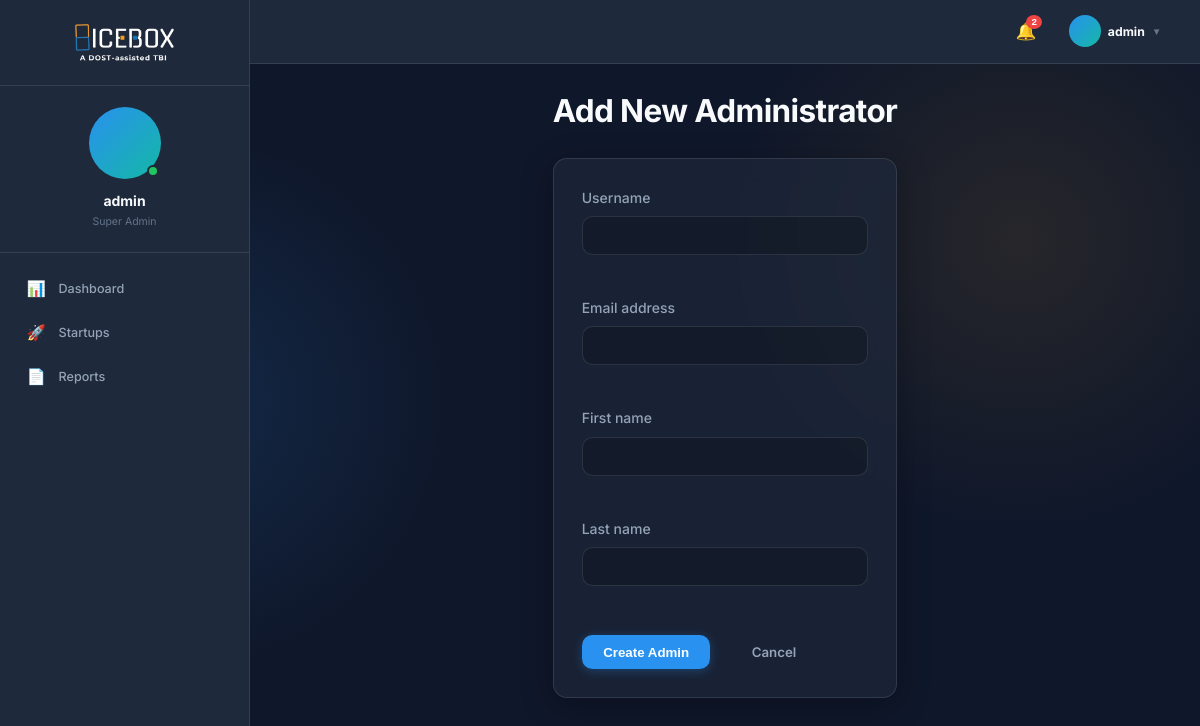
The page /super-admin/add-admin/ (signed in) on the database its author committed.
### incubator/models.py (models this page shows, shortened)
class User(AbstractUser):
    ROLE_CHOICES = (
        ('super_admin', 'Super Admin'),
        ('admin', 'Admin'),
        ('incubatee', 'Incubatee'),
    )
    role = models.CharField(max_length=20, choices=ROLE_CHOICES, default='incubatee')
    middle_name = models.CharField(max_length=100, blank=True, null=True)
    contact_number = models.CharField(max_length=20, blank=True, null=True)
    profile_picture = models.ImageField(upload_to='profile_pictures/', blank=True, null=True)
    created_by = models.ForeignKey('self', on_delete=models.SET_NULL, null=True, blank=True)

### incubator/views.py (the view)
# urls.py: path('super-admin/add-admin/', views.add_admin, name='add_admin'),
@login_required
def add_admin(request):
    if request.user.role != 'super_admin':
        return redirect('dashboard')
    if request.method == 'POST':
        form = AdminCreationForm(request.POST)
        if form.is_valid():
            admin_user = form.save(commit=False)
            admin_user.created_by = request.user
            admin_user.save()
            messages.success(request, f'Admin {admin_user.username} created!')
            return redirect('dashboard')
    else:
        form = AdminCreationForm()
    return render(request, 'super_admin/add_admin.html', {'form': form})

### incubator/forms.py (shortened to what this page needs)
class AdminCreationForm(forms.ModelForm):
    class Meta:
        model = User
        fields = ['username', 'email', 'first_name', 'last_name']
        widgets = {
            'username': forms.TextInput(attrs={'class': 'form-control'}),
            'email': forms.EmailInput(attrs={'class': 'form-control'}),
            'first_name': forms.TextInput(attrs={'class': 'form-control'}),
            'last_name': forms.TextInput(attrs={'class': 'form-control'}),
        }

### incubator/context_processors.py (called while the page is built)
def notifications(request):
    if request.user.is_authenticated:
        unread = request.user.notifications.filter(is_read=False).order_by('-created_at')
        return {
            'unread_notifications': unread,
            'unread_notifications_count': unread.count()
        }
    return {
        'unread_notifications': [],
        'unread_notifications_count': 0
    }

### templates/super_admin/add_admin.html (shortened to what this page needs)
{% extends 'base.html' %}
{% block content %}
<div class="flex justify-center">
    <div class="w-full max-w-xl">
        <h1 class="heading-lg mb-lg">Add New Administrator</h1>
        <div class="glass-card">
            <form method="post">
                <div class="grid gap-md">
                    {% for field in form %}
                    <div class="form-group">
                        <label for="{{ field.id_for_label }}" class="form-label">{{ field.label }}</label>
                        {{ field }}
                    </div>
                    {% endfor %}
                </div>
                <div class="flex items-center gap-md mt-lg">
                    <button type="submit" class="btn btn-primary">Create Admin</button>
                    <a href="{% url 'dashboard' %}" class="btn btn-ghost">Cancel</a>
                </div>
            </form>
        </div>
    </div>
</div>
{% endblock %}

### templates/base.html (shortened to what this page needs)
{% load static %}
<!DOCTYPE html>
<html lang="en">
<head>
    <link rel="stylesheet" href="https://cdn.jsdelivr.net/npm/bootstrap-icons@1.11.3/font/bootstrap-icons.min.css">
    <link rel="stylesheet" href="{% static 'css/main.css' %}">
</head>
<body>
    {% if user.is_authenticated %}
    <div class="app-layout">
        <aside class="sidebar">
            <div class="sidebar-logo">
                <a href="{% url 'dashboard' %}">
                    <img src="{% static 'img/logo-dark-mode.png' %}" alt="Icebox Logo" class="logo-dark">
                </a>
            </div>
            <div class="sidebar-profile">
                {% if user.profile_picture %}
                    <img src="{{ user.profile_picture.url }}" alt="{{ user.username }}" class="sidebar-avatar" style="object-fit: cover;">
                {% else %}
                    <div class="sidebar-avatar">
                    </div>
                {% endif %}
                <div class="sidebar-username">{{ user.get_full_name|default:user.username }}</div>
                <div class="sidebar-role">{{ user.get_role_display }}</div>
            </div>
            <nav class="sidebar-nav">
                <a href="{% url 'dashboard' %}"
                    class="sidebar-link {% if request.resolver_match.url_name == 'dashboard' %}active{% endif %}">
                    <span class="sidebar-icon">📊</span> Dashboard
                </a>
                {% if user.role == 'admin' or user.role == 'super_admin' %}
                <a href="{% url 'startups_list' %}"
                    class="sidebar-link {% if request.resolver_match.url_name == 'startups_list' or request.resolver_match.url_name == 'add_startup' %}active{% endif %}">
                    <span class="sidebar-icon">🚀</span> Startups
                </a>
                <a href="{% url 'reports' %}"
                    class="sidebar-link {% if 'report' in request.resolver_match.url_name %}active{% endif %}">
                    <span class="sidebar-icon">📄</span> Reports
                </a>
                {% endif %}
            </nav>
        </aside>
        <div class="main-content">
            <div class="topbar">
                <div style="position: relative;">
                    <button id="notification-toggle" class="nav-icon" aria-label="Notifications">
                        🔔
                        {% if unread_notifications_count > 0 %}
                        <span class="badge">{{ unread_notifications_count }}</span>
                        {% endif %}
                    </button>
                </div>
                <div class="topbar-user" id="user-menu-toggle">
                    {% if user.profile_picture %}
                    <img src="{{ user.profile_picture.url }}" alt="{{ user.username }}" class="topbar-user-avatar"
                        style="object-fit: cover;">
                    {% else %}
                    <div class="topbar-user-avatar">
                    </div>
                    {% endif %}
                    <span class="text-sm font-bold" style="color: var(--text-primary);">{{ user.username }}</span>
                    <span style="font-size: 0.7rem; color: var(--text-tertiary);">▼</span>
                </div>
            </div>
            <div class="main-body">
                {% endif %}
                {% block content %}
                {% endblock %}
                {% if user.is_authenticated %}
            </div>
        </div>
    </div>
    {% endif %}
</body>
</html>

### static/css/main.css (style rules this page uses)
:root { --brand-blue: #2991EF; --brand-orange: #F7AE2F; --brand-purple: #8B5CF6; --brand-teal: #14B8A6; --accent-color: var(--brand-blue); --accent-hover: #1c7ed6; --danger-color: #ef4444; --danger-bg: rgba(239, 68, 68, 0.1); --success-color: #22c55e; --success-bg: rgba(34, 197, 94, 0.1); --warning-color: #f59e0b; --warning-bg: rgba(245, 158, 11, 0.1); --info-color: #3b82f6; --info-bg: rgba(59, 130, 246, 0.1); --bg-color: #0F172A; --bg-secondary: #1E293B; --text-primary: #F8FAFC; --text-secondary: #94A3B8; --text-tertiary: #64748B; --border-color: rgba(255, 255, 255, 0.1); --glass-bg: rgba(30, 41, 59, 0.7); --glass-border: 1px solid rgba(255, 255, 255, 0.1); --glass-shadow: 0 8px 32px 0 rgba(0, 0, 0, 0.3); --glass-blur: blur(12px); --space-xs: 0.5rem; --space-sm: 1rem; --space-md: 1.5rem; --space-lg: 2rem; --space-xl: 3rem; --radius-sm: 0.375rem; --radius-md: 0.75rem; --radius-lg: 1rem; --radius-full: 9999px; --font-heading: 'Inter', sans-serif; --font-body: 'Inter', sans-serif; --bg-gradient-1: rgba(41, 145, 239, 0.15); --bg-gradient-2: rgba(247, 174, 47, 0.1); --neu-bg: #0F172A; --neu-surface: #1E293B; --neu-shadow-dark: rgba(0, 0, 0, 0.6); --neu-shadow-light: rgba(255, 255, 255, 0.05); --neu-text: #F8FAFC; --neu-text-muted: #94A3B8; --subtle-overlay: rgba(255, 255, 255, 0.06); }
*, *::before, *::after { box-sizing: border-box; margin: 0; padding: 0; }
html { font-size: 14px; }
body { background-color: var(--bg-color); color: var(--text-primary); font-family: var(--font-body); line-height: 1.6; min-height: 100vh; background-image: radial-gradient(circle at 15% 50%, var(--bg-gradient-1), transparent 25%), radial-gradient(circle at 85% 30%, var(--bg-gradient-2), transparent 25%); background-attachment: fixed; transition: background-color 0.3s ease, color 0.3s ease; }
img { max-width: 100%; display: block; }
a { color: var(--accent-color); text-decoration: none; transition: color 0.2s ease; }
.flex { display: flex; }
.items-center { align-items: center; }
.justify-center { justify-content: center; }
.gap-md { gap: var(--space-md); }
.grid { display: grid; }
.mb-lg { margin-bottom: var(--space-lg); }
.mt-lg { margin-top: var(--space-lg); }
h1, h2, h3, h4, h5, h6 { font-weight: 700; line-height: 1.2; color: var(--text-primary); }
.heading-lg { font-size: 2.25rem; letter-spacing: -0.02em; }
.text-sm { font-size: 0.875rem; }
.font-bold { font-weight: 700; }
.btn { display: inline-flex; align-items: center; justify-content: center; padding: 0.75rem 1.5rem; border-radius: var(--radius-md); font-weight: 600; font-size: 0.95rem; cursor: pointer; border: none; transition: all 0.2s ease; gap: 0.5rem; line-height: 1; }
.btn-primary { background: var(--accent-color); color: #ffffff; box-shadow: 0 2px 10px rgba(41, 145, 239, 0.3); }
.btn-ghost { background: transparent; color: var(--text-secondary); }
.glass-card { background: var(--glass-bg); backdrop-filter: var(--glass-blur); -webkit-backdrop-filter: var(--glass-blur); border: var(--glass-border); border-radius: var(--radius-lg); box-shadow: var(--glass-shadow); padding: var(--space-lg); overflow: hidden; position: relative; }
.form-group { margin-bottom: var(--space-md); }
.form-label { display: block; margin-bottom: 0.5rem; font-weight: 500; color: var(--text-secondary); }
.form-control { width: 100%; padding: 0.75rem 1rem; background: rgba(0, 0, 0, 0.2); border: 1px solid var(--border-color); border-radius: var(--radius-md); color: var(--text-primary); font-size: 1rem; transition: border-color 0.2s, box-shadow 0.2s; }
.badge { display: inline-flex; align-items: center; padding: 0.25rem 0.75rem; border-radius: var(--radius-full); font-size: 0.75rem; font-weight: 600; text-transform: uppercase; letter-spacing: 0.05em; line-height: 1; }

### rows shown on the page
User: get_full_name "admin", role "Super Admin", username "admin"

### other values the page prints
{{ unread_notifications_count }} "2"
{{ field.label }} "Username" "Email address" "First name" "Last name"
